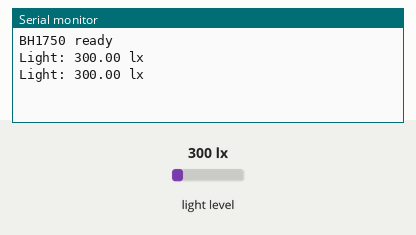
The sketch below on a simulated Arduino Uno, built with avr-gcc and run on an emulated ATmega328P. Parts: the last lines printed to the serial monitor. The inputs (shaded band) are chosen by the test bench; at power-on: light level 300 lx.

Above: at 1.8 s.
1.9 s: light level set to 40 lx
At 2.4 s:
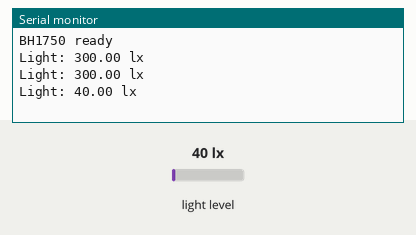
3.4 s: light level set to 500 lx
At 4.8 s:
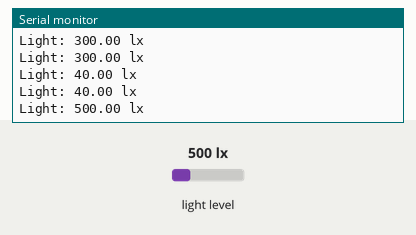
Timing chart, 0 to 6.4 s (numbered marks = the images above; inputs shaded):
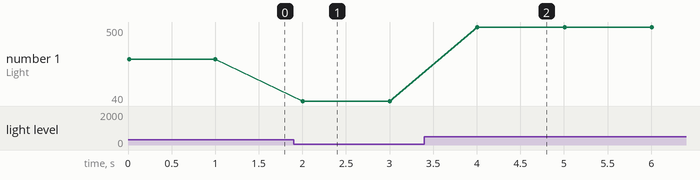

The sketch:

3.1P_task_embed_.ino
```cpp
#include <Wire.h>
#include <BH1750.h>

BH1750 lightMeter;

void setup() {
  Serial.begin(9600);
  Wire.begin();

  if (lightMeter.begin(BH1750::CONTINUOUS_HIGH_RES_MODE)) {
    Serial.println("BH1750 ready");
  } else {
    Serial.println("Error initialising BH1750");
  }
}

void loop() {
  float lux = lightMeter.readLightLevel();

  if (lux < 0) lux = 0;

  Serial.print("Light: ");
  Serial.print(lux, 2);
  Serial.println(" lx");

  delay(1000);
}
```

Measured:
- after the input at 1.9 s, the serial monitor: prints a new line after 0.10 s (image 1)
- after the input at 3.4 s, the serial monitor: prints a new line after 0.61 s (image 2)
- plotted number 1: 300 → 40 after the input at 1.9 s, 40 → 500 after the input at 3.4 s
